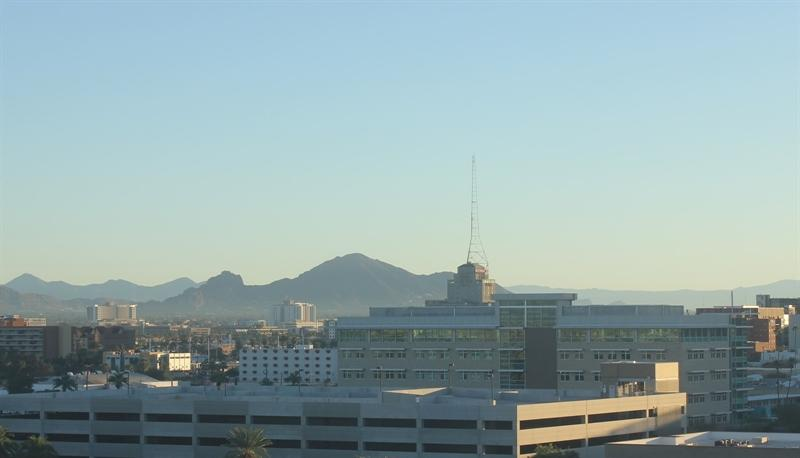
#> input picture exercises/1_1_Image_Representation/day_night_images/training/day/20151101_142050.jpg, 800 x 458 px; its folder holds only this picture in this run
$ jupyter execute '6_1. Visualizing the Data.ipynb'   (shell and % lines are left out)
#> lines starting #> are read from the running program, lines starting #| are printed output that depends on the picture
### exercises/1_1_Image_Representation/helpers.py
# Helper functions

import os
import glob # library for loading images from a directory
import matplotlib.image as mpimg

import cv2


# This function loads in images and their labels and places them in a list
# The list contains all images and their associated labels
# For example, after data is loaded, im_list[0][:] will be the first image-label pair in the list
def load_dataset(image_dir):

    # Populate this empty image list
#> called with image_dir = 'day_night_images/training/'
    im_list = []
    image_types = ["day", "night"]

    # Iterate through each color folder
    for im_type in image_types:

        # Iterate through each image file in each image_type folder
        # glob reads in any image with the extension "image_dir/im_type/*"
        for file in glob.glob(os.path.join(image_dir, im_type, "*")):

            # Read in the image
            im = mpimg.imread(file)
#> im is the input picture: shape (458, 800, 3); mean R, G, B 147.2, 168.7, 170.2

            # Check if the image exists/if it's been correctly read-in
            if not im is None:
                # Append the image, and it's type (red, green, yellow) to the image list
                im_list.append((im, im_type))

    return im_list


## Standardize the input images
# Resize each image to the desired input size: 600x1100px (hxw).

## Standardize the output
# With each loaded image, we also specify the expected output.
# For this, we use binary numerical values 0/1 = night/day.


# This function should take in an RGB image and return a new, standardized version
# 600 height x 1100 width image size (px x px)
# [41 lines left out: functions standardize_input, encode, standardize, not called in this run]

### exercises/1_1_Image_Representation/6_1. Visualizing the Data.ipynb
# Day and Night Image Classifier
---

The day/night image dataset consists of 200 RGB color images in two categories: day and night. There are equal numbers of each example: 100 day images and 100 night images.

We'd like to build a classifier that can accurately label these images as day or night, and that relies on finding distinguishing features between the two types of images!

*Note: All images come from the [AMOS dataset](http://cs.uky.edu/~jacobs/datasets/amos/) (Archive of Many Outdoor Scenes).*

### Import resources

Before you get started on the project code, import the libraries and resources that you'll need.

[cell 1]
import cv2 # computer vision library
import helpers

import numpy as np
import matplotlib.pyplot as plt
import matplotlib.image as mpimg

## Training and Testing Data
The 200 day/night images are separated into training and testing datasets.

* 60% of these images are training images, for you to use as you create a classifier.
* 40% are test images, which will be used to test the accuracy of your classifier.

First, we set some variables to keep track of some where our images are stored:

    image_dir_training: the directory where our training image data is stored
    image_dir_test: the directory where our test image data is stored

[cell 2]
# Image data directories
image_dir_training = "day_night_images/training/"
image_dir_test = "day_night_images/test/"

## Load the datasets

These first few lines of code will load the training day/night images and store all of them in a variable, `IMAGE_LIST`. This list contains the images and their associated label ("day" or "night").

For example, the first image-label pair in `IMAGE_LIST` can be accessed by index:
``` IMAGE_LIST[0][:]```.

[cell 3]
# Using the load_dataset function in helpers.py
# Load training data
IMAGE_LIST = helpers.load_dataset(image_dir_training)
#> IMAGE_LIST = 2 items

---
# 1. Visualize the input images

[cell 4]
# Select an image and its label by list index
image_index = 0
selected_image = IMAGE_LIST[image_index][0]
selected_label = IMAGE_LIST[image_index][1]
#> selected_label = 'day'

# Print out 1. The shape of the image and 2. The image's label `selected_label`
print(f"Shape of image: {selected_image.shape}")
#| Shape of image: (458, 800, 3)
print(f"Image label: {selected_label}")
#| Image label: day

## Find first day image
for image_label_pair in IMAGE_LIST:
    if(image_label_pair[1] == "day"):
        image_day = image_label_pair[0]
        break
#> this loop made 1 pass

## Find first night image
for image_label_pair in IMAGE_LIST:
    if(image_label_pair[1] == "night"):
        image_night = image_label_pair[0]
        break
#> this loop made 2 passes

f, (ax1, ax2) = plt.subplots(1, 2, figsize=(20,10))

ax1.set_title('Day')
ax1.imshow(image_day)

ax2.set_title('Night')
ax2.imshow(image_night)

# Note the differences between the day and night images
# Any measurable differences can be used to classify these images
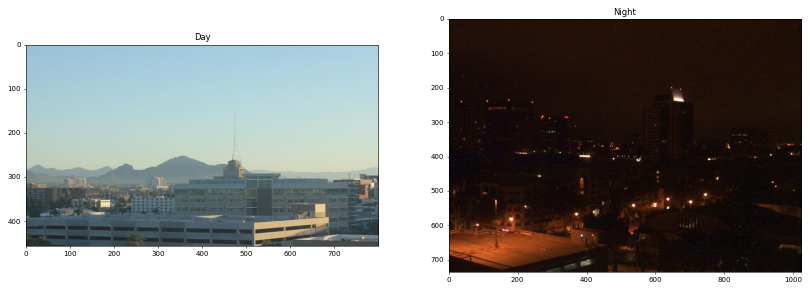
#> figure drawn by matplotlib, 2 panels
